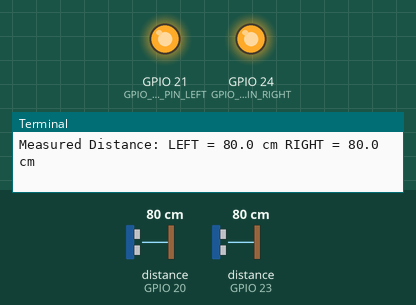
The program below on a simulated Raspberry Pi (BCM pin numbers). Parts: output pins drawn as LEDs (lit = HIGH), the last lines printed to the terminal. The inputs (shaded band) are chosen by the test bench; at power-on: distance to the obstacle (sensors on GPIO 20, GPIO 23) 80 cm. The echo pulse lasts 58.3 µs per cm; the clock reads 2024-03-15 10:24:30 at power-on unless the program sets it; pins used as bus, display or sensor lines are not drawn.

Above: at 1.2 s.
1.3 s: distance to the obstacle (sensor on GPIO 20) set to 118 cm
2.8 s: distance to the obstacle (sensor on GPIO 20) set to 125 cm
At 3.4 s:
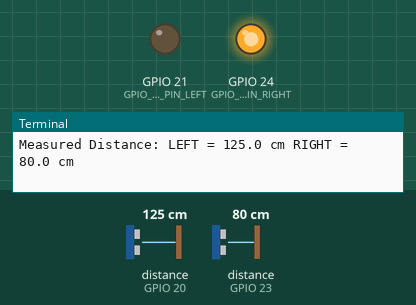
4.3 s: distance to the obstacle (sensor on GPIO 20) set to 2 cm
At 5.1 s:
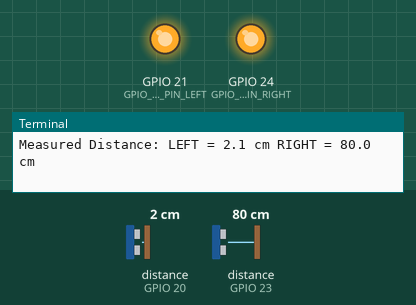
Timing chart, 0 to 7.3 s (numbered marks = the images above; inputs shaded):
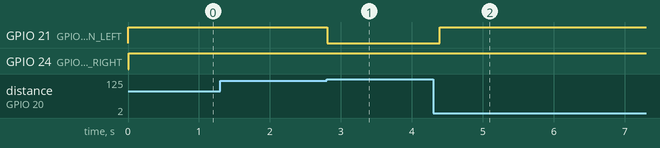

Measured:
- the behaviour switches between 120 and 121 cm on distance to the obstacle (sensor on GPIO 20) (found by bisection; images 0 and 1)
- after the input at 2.8 s, GPIO 21 (GPIO_OUTPUT_PIN_LEFT): HIGH → LOW at once
- after the input at 4.3 s, GPIO 21 (GPIO_OUTPUT_PIN_LEFT): LOW → HIGH after 0.09 s

The program:

ultrasonic_test3.py
```python
#Libraries
import RPi.GPIO as GPIO
import time

#GPIO Mode (BOARD / BCM)
GPIO.setmode(GPIO.BCM)
GPIO.setwarnings(False)

#set GPIO Pins
GPIO_TRIGGER_LEFT = 26
GPIO_ECHO_LEFT = 20
GPIO_TRIGGER_RIGHT = 22
GPIO_ECHO_RIGHT = 23
GPIO_OUTPUT_PIN_LEFT = 21
GPIO_OUTPUT_PIN_RIGHT = 24

#set GPIO direction (IN / OUT)
GPIO.setup(GPIO_TRIGGER_LEFT, GPIO.OUT)
GPIO.setup(GPIO_ECHO_LEFT, GPIO.IN)
GPIO.setup(GPIO_OUTPUT_PIN_LEFT, GPIO.OUT)

GPIO.setup(GPIO_TRIGGER_RIGHT, GPIO.OUT)
GPIO.setup(GPIO_ECHO_RIGHT, GPIO.IN)
GPIO.setup(GPIO_OUTPUT_PIN_RIGHT, GPIO.OUT)


def distance(trigger, echo):
    # set Trigger to HIGH
    GPIO.output(trigger, True)

    # set Trigger after 0.01ms to LOW
    time.sleep(0.00001)
    GPIO.output(trigger, False)

    StartTime = time.time()
    StopTime = time.time()

    # save StartTime
    while GPIO.input(echo) == 0:
        StartTime = time.time()

    # save time of arrival
    while GPIO.input(echo) == 1:
        StopTime = time.time()

    # time difference between start and arrival
    TimeElapsed = StopTime - StartTime
    # multiply with the sonic speed (34300 cm/s)
    # and divide by 2, because there and back
    distance = (TimeElapsed * 34300) / 2
    #print ("Measured Distance = %.1f cm" % distance)
    return distance

if __name__ == '__main__':
    try:
        print("START")
        while True:
            dist_left = distance(GPIO_TRIGGER_LEFT,GPIO_ECHO_LEFT)
            if int(dist_left)-120 >0:
                GPIO.output(GPIO_OUTPUT_PIN_LEFT, GPIO.LOW)
            else:
                GPIO.output(GPIO_OUTPUT_PIN_LEFT, GPIO.HIGH)

            dist_right = distance(GPIO_TRIGGER_RIGHT,GPIO_ECHO_RIGHT)
            if int(dist_right)-120 >0:
                GPIO.output(GPIO_OUTPUT_PIN_RIGHT, GPIO.LOW)
                #time.sleep(5)
            else:
                GPIO.output(GPIO_OUTPUT_PIN_RIGHT, GPIO.HIGH)
            print ("Measured Distance: LEFT = %.1f cm RIGHT = %.1f cm" % (dist_left,dist_right))
            time.sleep(0.1)

        # Reset by pressing CTRL + C
    except KeyboardInterrupt:
        print("Measurement stopped by User")
        GPIO.cleanup()
```
